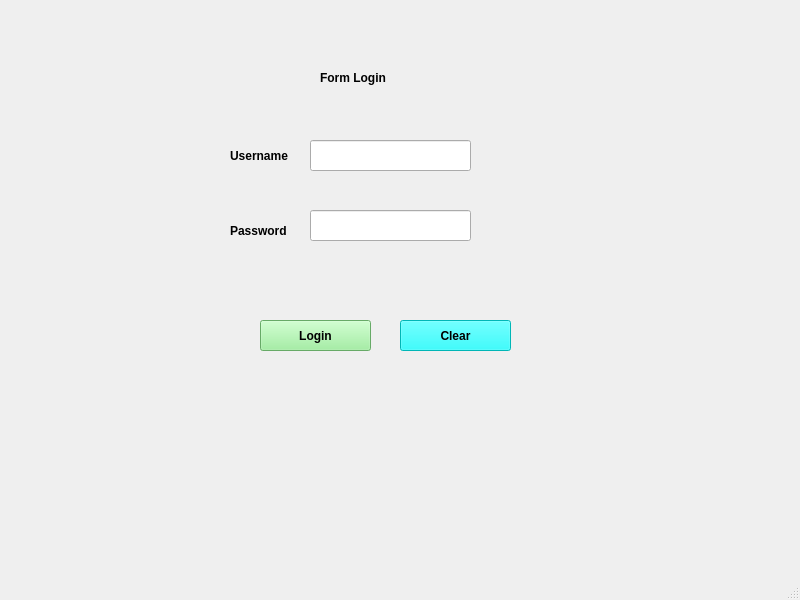
<?xml version="1.0" encoding="UTF-8"?>
<ui version="4.0">
 <class>MainWindow</class>
 <widget class="QMainWindow" name="MainWindow">
  <property name="geometry">
   <rect>
    <x>0</x>
    <y>0</y>
    <width>800</width>
    <height>600</height>
   </rect>
  </property>
  <property name="font">
   <font>
    <weight>75</weight>
    <bold>true</bold>
   </font>
  </property>
  <property name="windowTitle">
   <string>MainWindow</string>
  </property>
  <widget class="QWidget" name="centralwidget">
   <widget class="QLabel" name="lblusername">
    <property name="geometry">
     <rect>
      <x>230</x>
      <y>140</y>
      <width>71</width>
      <height>31</height>
     </rect>
    </property>
    <property name="text">
     <string>Username</string>
    </property>
   </widget>
   <widget class="QLabel" name="lblpassword">
    <property name="geometry">
     <rect>
      <x>230</x>
      <y>220</y>
      <width>71</width>
      <height>21</height>
     </rect>
    </property>
    <property name="text">
     <string>Password</string>
    </property>
   </widget>
   <widget class="QLabel" name="labelStatus">
    <property name="geometry">
     <rect>
      <x>320</x>
      <y>70</y>
      <width>191</width>
      <height>16</height>
     </rect>
    </property>
    <property name="text">
     <string>Form Login</string>
    </property>
   </widget>
   <widget class="QLineEdit" name="txtUsername">
    <property name="geometry">
     <rect>
      <x>310</x>
      <y>140</y>
      <width>161</width>
      <height>31</height>
     </rect>
    </property>
   </widget>
   <widget class="QLineEdit" name="txtPassword">
    <property name="geometry">
     <rect>
      <x>310</x>
      <y>210</y>
      <width>161</width>
      <height>31</height>
     </rect>
    </property>
    <property name="echoMode">
     <enum>QLineEdit::Password</enum>
    </property>
   </widget>
   <widget class="QPushButton" name="btnLogin">
    <property name="geometry">
     <rect>
      <x>260</x>
      <y>320</y>
      <width>111</width>
      <height>31</height>
     </rect>
    </property>
    <property name="font">
     <font>
      <weight>75</weight>
      <bold>true</bold>
     </font>
    </property>
    <property name="autoFillBackground">
     <bool>false</bool>
    </property>
    <property name="styleSheet">
     <string notr="true">background-color: lightgreen;</string>
    </property>
    <property name="text">
     <string>Login</string>
    </property>
   </widget>
   <widget class="QPushButton" name="btnClear">
    <property name="geometry">
     <rect>
      <x>400</x>
      <y>320</y>
      <width>111</width>
      <height>31</height>
     </rect>
    </property>
    <property name="font">
     <font>
      <weight>75</weight>
      <bold>true</bold>
     </font>
    </property>
    <property name="styleSheet">
     <string notr="true">background-color: rgb(0, 255, 255);
</string>
    </property>
    <property name="text">
     <string>Clear</string>
    </property>
   </widget>
  </widget>
  <widget class="QMenuBar" name="menubar">
   <property name="geometry">
    <rect>
     <x>0</x>
     <y>0</y>
     <width>800</width>
     <height>26</height>
    </rect>
   </property>
  </widget>
  <widget class="QStatusBar" name="statusbar"/>
 </widget>
 <resources/>
 <connections/>
</ui>
